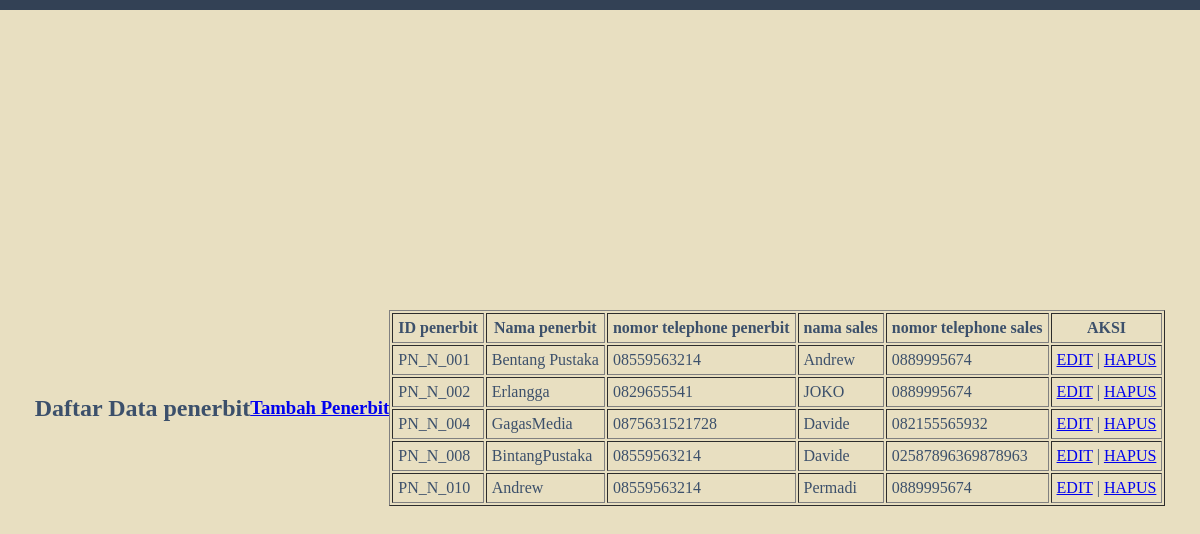
Page /penerbit/view_penerbit.php on the earlier database version.
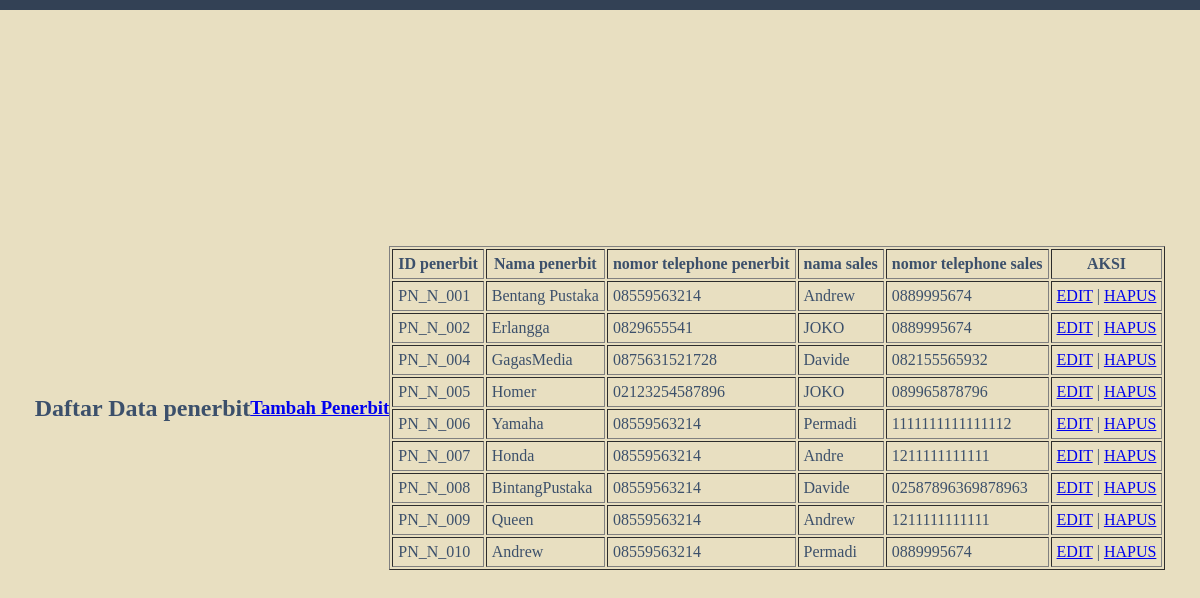
Same page on the later database version.
### tables this page shows
CREATE TABLE `tbl_penerbit` (
  `id_penerbit` varchar(10) NOT NULL,
  `nama_penerbit` varchar(200) NOT NULL,
  `no_tlp_penerbit` varchar(18) NOT NULL,
  `nama_sales` varchar(200) NOT NULL,
  `no_tlp_sales` varchar(18) NOT NULL
);

### penerbit/view_penerbit.php (the view, shortened to what this page needs)
<?php
include '../inc/conect.php';
$data = mysqli_query($koneksi, "SELECT * FROM tbl_penerbit");
?>
<!DOCTYPE html>
<html lang="en">
<head>
    <link rel="stylesheet" href="../css/Tambah.css">
</head>
<body>
       <h2>Daftar Data penerbit</h2>
    <h3><a href="tambah_penerbit.php">Tambah Penerbit</a></h3>
    <table border="1" cellpadding="5">
        <tr>
            <th>ID penerbit</th>
            <th>Nama penerbit</th>
            <th>nomor telephone penerbit</th>
            <th>nama sales</th>
            <th>nomor telephone sales</th>
            <th>AKSI</th>
        </tr>
        <?php while($row = mysqli_fetch_array($data)) { ?>
        <tr>
            <td><?= $row['id_penerbit']; ?></td>
            <td><?= $row['nama_penerbit']; ?></td>
            <td><?= $row['no_tlp_penerbit']; ?></td>
            <td><?= $row['nama_sales']; ?></td>
            <td><?= $row['no_tlp_sales']; ?></td>
            <td>
                <a href="edit_penerbit.php?id_penerbit=<?= $row['id_penerbit']; ?>">EDIT</a> |
                <a href="hapus_penerbit.php?id_penerbit=<?= $row['id_penerbit']; ?>" onclick="return confirm('Yakin ingin menghapus data ini?')">HAPUS</a>
            </td>
        </tr>
        <?php } ?>
    </table>
</body>
</html>

Differences in the rows shown:
added tbl_penerbit: id_penerbit "PN_N_005", nama_penerbit "Homer", no_tlp_penerbit "02123254587896", nama_sales "JOKO", no_tlp_sales "089965878796"
added tbl_penerbit: id_penerbit "PN_N_006", nama_penerbit "Yamaha", no_tlp_penerbit "08559563214", nama_sales "Permadi", no_tlp_sales "1111111111111112"
added tbl_penerbit: id_penerbit "PN_N_007", nama_penerbit "Honda", no_tlp_penerbit "08559563214", nama_sales "Andre", no_tlp_sales "1211111111111"
added tbl_penerbit: id_penerbit "PN_N_009", nama_penerbit "Queen", no_tlp_penerbit "08559563214", nama_sales "Andrew", no_tlp_sales "1211111111111"
